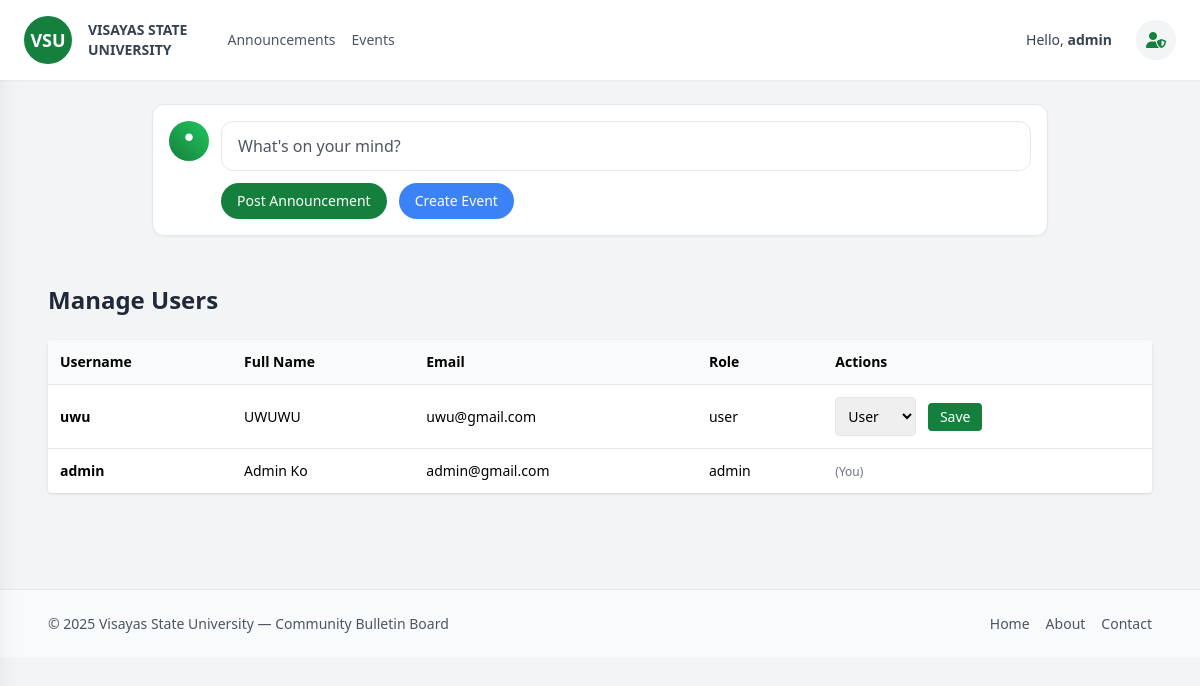
Screenshot of /dashboard.php?content=manageUsers (signed in) with the database file from the repository.
### tables this page shows
CREATE TABLE `users` (
  `user_id` int NOT NULL,
  `username` varchar(50) NOT NULL,
  `password` varchar(255) NOT NULL,
  `full_name` varchar(100) DEFAULT NULL,
  `email` varchar(100) DEFAULT NULL,
  `role` enum('admin','user') DEFAULT 'user',
  `created_at` timestamp NULL DEFAULT CURRENT_TIMESTAMP
);

### manage_users.php (the view, shortened to what this page needs)
<?php
require_once 'config.php';
$stmt = $pdo->query("SELECT user_id, username, full_name, email, role, created_at FROM users ORDER BY created_at DESC");
$users = $stmt->fetchAll(PDO::FETCH_ASSOC);
?>
<div class="p-4 md:p-6">
  <div class="flex items-center justify-between mb-6">
    <h2 class="text-xl md:text-2xl font-bold text-gray-800">Manage Users</h2>
  </div>
  <div class="bg-white rounded shadow overflow-x-auto">
    <table class="w-full text-sm">
      <thead>
        <tr class="text-left bg-gray-50">
          <th class="p-3">Username</th>
          <th class="p-3">Full Name</th>
          <th class="p-3">Email</th>
          <th class="p-3">Role</th>
          <th class="p-3">Actions</th>
        </tr>
      </thead>
      <tbody>
        <?php foreach ($users as $u): ?>
          <tr class="border-t">
            <td class="p-3 font-bold"><?= htmlspecialchars($u['username']) ?></td>
            <td class="p-3"><?= htmlspecialchars($u['full_name'] ?? '-') ?></td>
            <td class="p-3"><?= htmlspecialchars($u['email'] ?? '-') ?></td>
            <td class="p-3"><?= htmlspecialchars($u['role']) ?></td>
            <td class="p-3">
              <?php if ($u['user_id'] !== $_SESSION['user_id']): ?>
                <form method="POST" action="process_user.php" onsubmit="return confirm('Change role?');" class="inline">
                  <select name="role" class="text-sm p-2 border rounded">
                    <option value="user" <?= $u['role'] === 'user' ? 'selected' : '' ?>>User</option>
                  </select>
                  <button type="submit" class="ml-2 bg-green-700 text-white px-3 py-1 rounded">Save</button>
                </form>
              <?php else: ?>
                <span class="text-xs text-gray-500">(You)</span>
              <?php endif; ?>
            </td>
          </tr>
        <?php endforeach; ?>
      </tbody>
    </table>
  </div>
</div>

### rows the page displays
users: username "uwu", full_name "UWUWU", email "uwu@gmail.com", role "user", role "User"
users: username "admin", full_name "Admin Ko", email "admin@gmail.com", role "admin", shows "(You)"

### other values shown
$_SESSION['username'] "admin"
